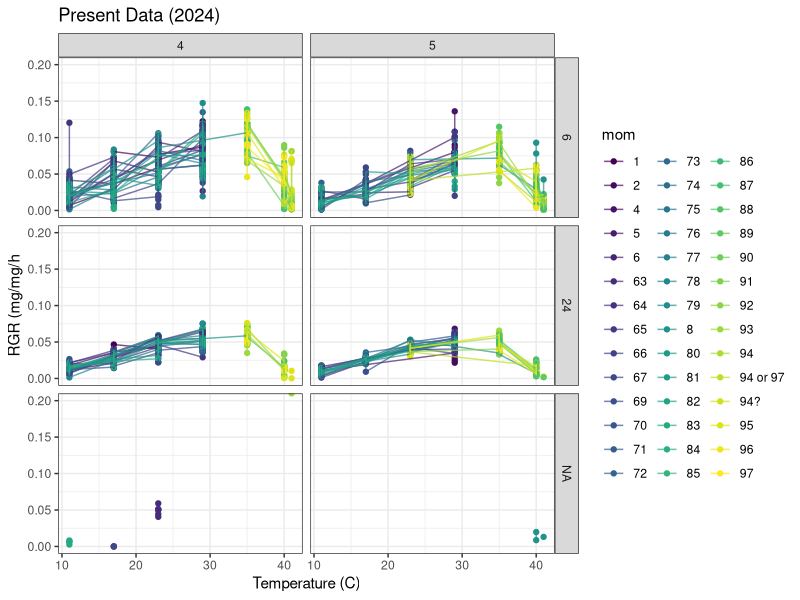

Recreate this plot in R. (Note: this script raises an error after producing the figure.)
# Taylor M. Hatcher 
# This script visualizes the constant TPC data from Joel Kingsolver in 1999 and recent constant TPC data 
#
# Load required libraries 
library(ggplot2)
library(data.table)
library(dplyr)
library(patchwork)
library(reshape2)
library(viridis)
library(tidyverse)
library(lubridate)

# set working directory to github repository
setwd("~/Desktop/Repos/WARP2024/Data")

tpcvis <- read.csv("PastPresentFilteredConstantTpc2024.csv")

# Filter out current data set
tpcvis_current <- tpcvis %>%
  filter(time.per == "current")

# Plot rgrlog growth rate for 2024 constant tpc data set
current_plot_log <- ggplot(tpcvis_current, aes( x = temp, y = rgrlog, color = mom)) +
  geom_point() +
  geom_line(aes(group = mom), alpha = 0.7) +
  facet_grid(durbin ~ instar) +
  theme_bw() +
  xlab("Temperature (C)") +
  ylab("RGR (mg/mg/h") +
  ggtitle("Present Data (2024)") +
  ylim(0, 0.20) +
  scale_color_viridis(discrete = TRUE)
  print(current_plot)
  
# Plot rgrarith growth rate for 2024 constant tpc data set
current_plot_arith <- ggplot(tpcvis_current, aes( x = temp, y = rgrarith, color = mom)) +
  geom_point() +
  geom_line(aes(group = mom), alpha = 0.7) +
  facet_grid(durbin ~ instar) +
  theme_bw() +
  xlab("Temperature (C)") +
  ylab("Arith. Growth Rate") +
  ggtitle("TPC Constant Present Data (2024)") +
  ylim(0, 12.00) +
  scale_color_viridis(discrete = TRUE) 
  print(current_plot_arith)
  
# Filter out past/historic data set
  tpcvis_past <- tpcvis %>%
    filter(time.per == "past")
  
# Plot rgrlog growth rate for 1999 constant tpc data set
    historic_plot_log <- ggplot(tpcvis_past, aes( x = temp, y = rgrlog, color = mom)) +
    geom_point() +
    geom_line(aes(group = mom), alpha = 0.7) +
    facet_grid(durbin ~ instar) +
    theme_bw() +
    xlab("Temperature (C)") +
    ylab("RGR (mg/mg/h") +
    ggtitle("Historic Data (1999)") +
    ylim(0, 0.20) +
    scale_color_viridis(discrete = TRUE)
  print(current_plot)
  
  
   
sum(is.na(tpcvis$mom))
sum(is.na(tpcvis$temp))
 sum(is.na(tpcvis$rgrlog))
sum(is.na(tpcvis$rgrarith))
 sum(is.na(tpcvis$durbin))
sum(is.na(tpcvis$instar))  
   